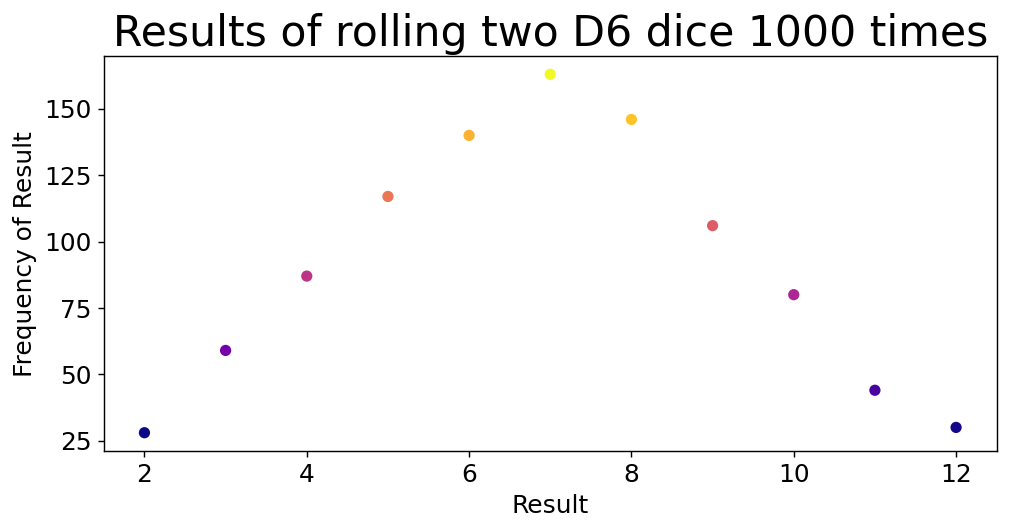

The script that saved this image:
import matplotlib.pyplot as plt
from die_matplotlib import Die

die_1 = Die()
die_2 = Die()

max_result = die_1.num_sides + die_2.num_sides
x_values = list(range(2, max_result+1))
# Список с результатами бросков
results = [die_1.roll() + die_2.roll() for roll_num in range(1000)]
y_values = [results.count(values) for values in range(2, max_result+1)]

# Назначение размера области блуждания
plt.figure(dpi=128, figsize=(9,4))

plt.scatter(x_values, y_values, c=y_values, cmap=plt.cm.plasma,
    edgecolor='none', s=40)

# Название заголовка диаграммы и меток
plt.title("Results of rolling two D6 dice 1000 times", fontsize=24)
plt.xlabel("Result", fontsize=14)
plt.ylabel("Frequency of Result", fontsize=14)

# Назначение размера шрифта делений на осях
plt.tick_params(axis='both', which='major', labelsize=14)

plt.savefig('die_matplotlib_visual.png', bbox_inches='tight')
plt.show()
